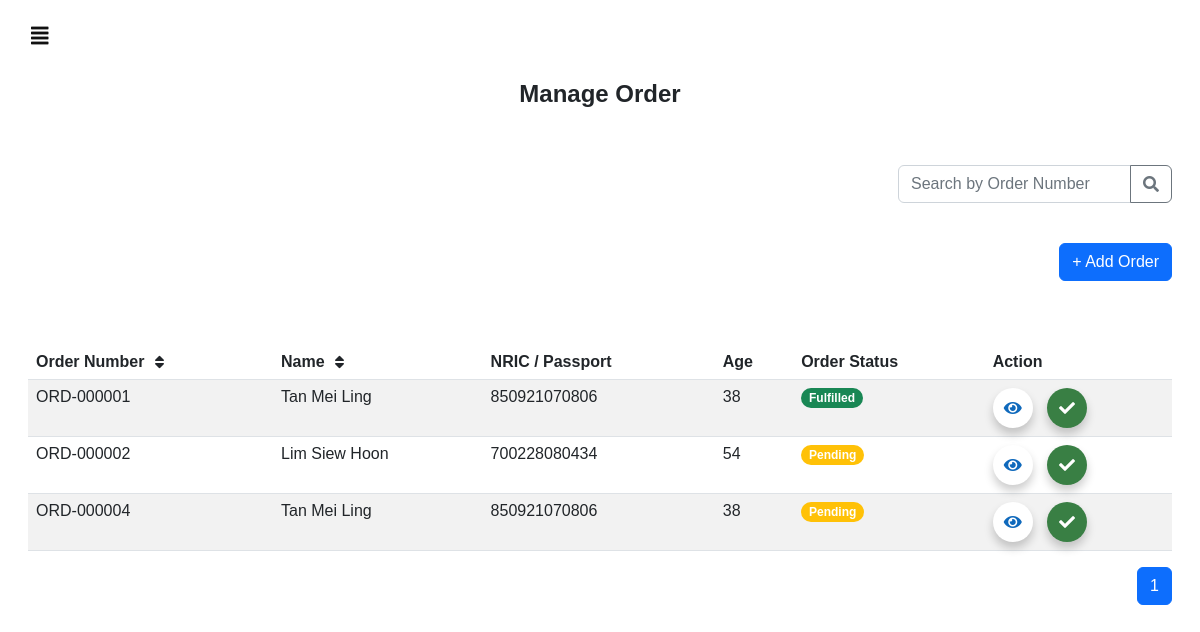
The page /medicationOrder/ (signed in) on the database its author committed.
### users/models.py (models this page shows, shortened)
class MedicationOrder(models.Model):
    STATUS_CHOICES =(
        ('Pending', 'Pending'),
        ('Fulfilled', 'Fulfilled'),
    )
    order_number = models.CharField(max_length=20, blank=True, null=True)
    order_status = models.CharField(max_length = 10, choices = STATUS_CHOICES, default='Pending')
    patient = models.ForeignKey(Patient, on_delete=models.CASCADE)
    medications = models.ManyToManyField(Medication, through='OrderItem')
    created_at = models.DateTimeField(auto_now_add=True)

class Patient(models.Model):
    fullname = models.CharField(max_length=100)
    nric_passport = models.CharField(max_length=20, unique=True)
    dob = models.DateField()
    age = models.IntegerField()
    created_at = models.DateTimeField(auto_now_add=True)
    deleted = models.BooleanField(default=False)
    allergies = models.ManyToManyField(Property, related_name='patients_with_allergy')

### users/views.py (the view)
# urls.py: path('medicationOrder/', views.medicationOrder, name="medicationOrder"),
def medicationOrder(request):
    patients = Patient.objects.filter(deleted=False).order_by('created_at')
    medications = Medication.objects.all()
    medication_orders = MedicationOrder.objects.all()
    order_items = OrderItem.objects.all()
    paginator = Paginator(medication_orders,10)
    page_number = request.GET.get('page')
    page = paginator.get_page(page_number)
    max_pages = paginator.num_pages
    current_page = page.number
    page_range = range(max(1, current_page - 2), min(max_pages, current_page + 2) + 1)
    context={
        'patients': patients,
        'medications': medications,
        'medication_orders': page,
        'order_items': order_items,
        'page_range': page_range,
    }
    return render (request, 'medicationOrder.html', context)

### templates/medicationOrder.html (shortened to what this page needs)
{% extends "sidebar.html" %}
{% block content %}
<html>
    <head>
    </head>
    <body>
        <br>
        <h4><center><b>Manage Order</b></center></h4>
        <br><br>
        <div class="row justify-content-end">
            <div class="col-auto">
                <div class="input-group mb-3">
                    <input type="text" class="form-control" placeholder="Search by Order Number" id="searchInput">
                    <button class="btn btn-outline-secondary" type="button" id="searchButton">
                        <i class="fas fa-search"></i>
                    </button>
                </div>
            </div>
        </div>
        <br>
        <div class="row justify-content-end">
            <div class="col-auto">
                <button type="button" class="btn btn-primary mb-3">
                    <a href="{% url 'addOrder' %}" class="addOrderButton">+ Add Order</a>
                </button>
            </div>
        </div>
        <br><br>
        <table id="order_table" class="table table-striped">
            <thead>
                <tr>
                    <th onclick="sortTable(0)">
                        <div class="header-wrapper">
                            <span>
                                Order Number
                                <i class="fas fa-sort" style="margin-left: 10px;"></i>
                            </span>
                        </div>
                    </th>
                    <th onclick="sortTable(1)">
                        <div class="header-wrapper">
                            <span>
                                Name
                                <i class="fas fa-sort" style="margin-left: 10px;"></i>
                            </span>
                        </div>
                    </th>
                    <th>NRIC / Passport</th>
                    <th>Age</th>
                    <th>Order Status</th>
                    <th>Action</th>
                </tr>
            </thead>
            <tbody>
                {% for medOrder in medication_orders %}
                <tr>
                    <td>{{ medOrder.order_number }}</td>
                    <td>{{ medOrder.patient.fullname }}</td>
                    <td>{{ medOrder.patient.nric_passport }}</td>
                    <td>{{ medOrder.patient.age }}</td>
                    <td>
                        {% if medOrder.order_status == 'Pending' %}
                            <span class="badge rounded-pill bg-warning">Pending</span>
                        {% elif medOrder.order_status == "Fulfilled" %}
                            <span class="badge rounded-pill bg-success">Fulfilled</span>
                        {% endif %}
                    </td>
                    <td class="action-buttons">
                        <button type="button" class="btn btn primary view-icon-btn" data-bs-toggle="modal" data-bs-target="#viewOrderModal{{ medOrder.id }}" title="viewOrder"><i class="fas fa-eye"></i></button>
                        <button type="button" class="btn btn primary complete-order-btn" data-bs-toggle="modal" data-bs-target="#completeOrderModal{{ medOrder.id }}" title="completeOrder"><i class="fas fa-check"></i></button>
                    </td>
                </tr>
                {% endfor %}
            </tbody>
        </table>
        <nav aria-label="Page navigation example">
            <ul class="pagination justify-content-end">
                {% for i in page_range %}
                    {% if i == medication_orders.number %}
                    <li class="page-item active">
                        <span class="page-link">{{ i }}</span>
                    </li>
                    {% else %}
                    <li class="page-item">
                        <a class="page-link" href="?page={{ i }}">{{ i }}</a>
                    </li>
                    {% endif %}
                {% endfor %}
            </ul>
        </nav>
    </body>
</html>
{% endblock %}

### templates/sidebar.html (style rules this page uses)
body { font-family: "Arial", sans-serif; }

### templates/medicationOrder.html (style rules this page uses)
body { font-family: "Arial", sans-serif; }
.addOrderButton { color: white; text-decoration: none; }
.view-icon-btn { display: inline-block; color: #0f69bc !important; text-decoration: none; background-color: #ffffff !important; border: #ffffff !important; box-shadow: 0 6px 10px rgba(0, 0, 0, 0.2); border-radius: 50%; width: 40px; height: 40px; padding: 0; }
.complete-order-btn { display: inline-block; color: #ffffff !important; text-decoration: none; background-color: #397f44!important; border: #397f44 !important; box-shadow: 0 6px 10px rgba(0, 0, 0, 0.2); border-radius: 50%; width: 40px; height: 40px; padding: 0; margin-left: 10px; }
th { cursor: pointer; }
.header-wrapper { display: flex; align-items: center; }
.header-wrapper span { flex-grow: 1; display: flex; align-items: center; }
.header-wrapper i { margin-left: 4px; }

### rows shown on the page
MedicationOrder: order_number "ORD-000001", patient.fullname "Tan Mei Ling", patient.nric_passport "850921070806", patient.age "38", order_status "Fulfilled"
MedicationOrder: order_number "ORD-000002", patient.fullname "Lim Siew Hoon", patient.nric_passport "700228080434", patient.age "54", order_status "Pending"
MedicationOrder: order_number "ORD-000004", patient.fullname "Tan Mei Ling", patient.nric_passport "850921070806", patient.age "38", order_status "Pending"

### other values the page prints
{{ i }} "1"
